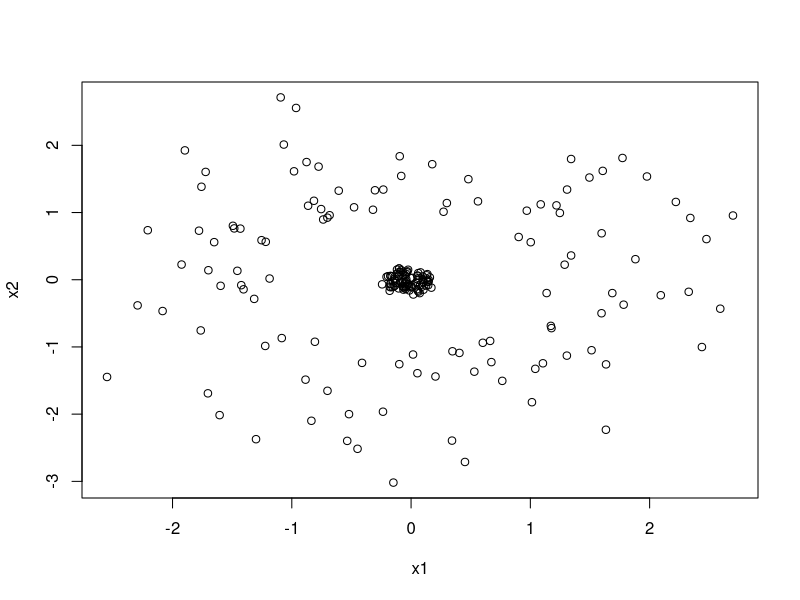
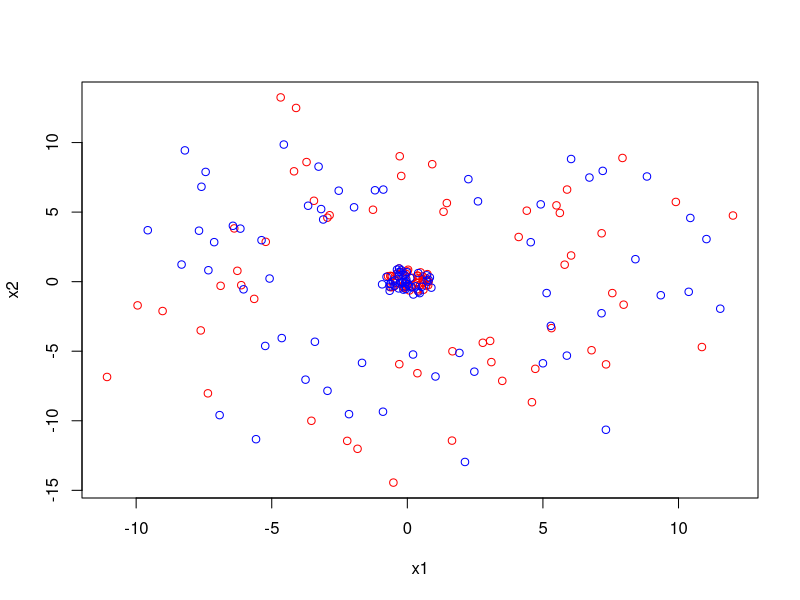
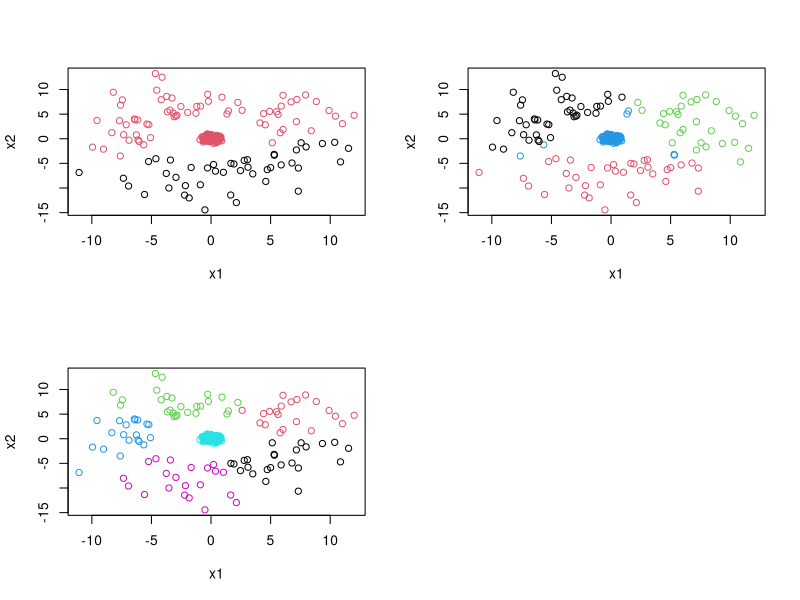

R code for these plots, in order:
#problem5

set.seed(1)

#1)
X <- matrix(rnorm(200*2),200,2)

#2)
Euclid <- matrix(0,200,1)
for(i in 1:nrow(X)){
  Euclid[i,] <- sqrt(sum((X[i,])^2))
}

#3)
X <- data.frame(cbind(X,Euclid))
colnames(X) <- c('x1','x2','distance')
for(i in 1:nrow(X)){
  if(X$distance[i]>1){
    X[i,1:2] <- X[i,1:2]*5
  }
}

#4)
library(caret)
st_mod <- preProcess(X[,1:2],method=c('center','scale'))
X_st <- predict(st_mod,X[,1:2])

#plotting
plot(X_st$x2~X_st$x1,xlab='x1',ylab='x2')

#k-means
data <- X[,1:2]
colours <- c(rep('red',100),rep('blue',100))
plot(data,col=colours)
km_2 <- kmeans(data,centers=2,nstart=1000)
km_4 <- kmeans(data,centers=4,nstart=1000)
km_6 <- kmeans(data,centers=6,nstart=1000)
par(mfrow = c(2, 2))
plot(data,col=km_2$cluster)
plot(data,col=km_4$cluster)
plot(data,col=km_6$cluster)

